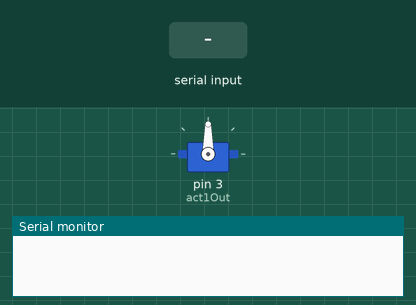
Recording of a sketch running on a simulated Arduino Uno, built with avr-gcc and run on an emulated ATmega328P. Parts: servo, the last lines printed to the serial monitor. Inputs (shaded band) come from the test bench.

Above: at 1.2 s.
1.3 s: "90,45\n" received over Serial
At 2.9 s:
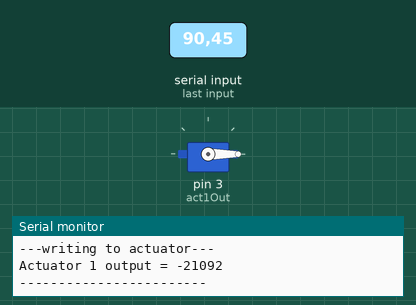
3.2 s: "30,150\n" received over Serial
At 4.9 s:
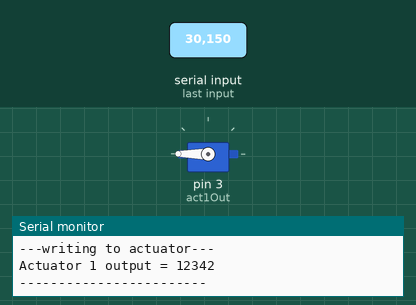
5.2 s: "90\n" received over Serial
At 6.1 s:
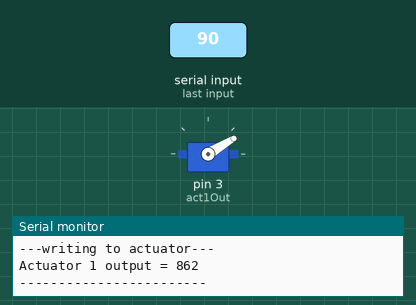
7.0 s: "200\n" received over Serial
At 7.8 s:
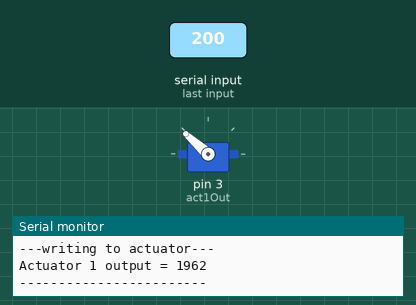
Timing chart, 0 to 9.8 s (numbered marks = the images above; inputs shaded):
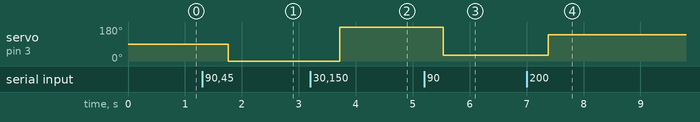

Measured:
- after the input at 1.3 s, servo on pin 3 (act1Out): 90° → 0° after 0.46 s
- after the input at 3.2 s, servo on pin 3 (act1Out): 0° → 180° after 0.51 s
- after the input at 5.2 s, servo on pin 3 (act1Out): 180° → 31° after 0.34 s
- after the input at 7.0 s, servo on pin 3 (act1Out): 31° → 138° after 0.38 s

The sketch:

servo_instant_control.ino
```cpp
// want to read in a decimal number of an arbitrary amount of digits, up to some Arduino-specified maximum
#include <Servo.h>


int maxDigits = 8; // max number of accepted digits

int incomingDigits = 0; // counter for digits
boolean numFill = false;

int serialOld = -1; // init
int serialNew = 0; // init
boolean waitData = true; // if waiting for data on stream; init
int serialBufferDelay = 5; // ms to wait inbetween bytes transferred (can be tuned)

// actuator stuff - assuming servo

Servo act1;
int act1Out = 3;

void setup()
{
  Serial.begin(9600);     // opens serial port, sets data rate to 9600 bps

  act1.attach(act1Out);
  act1.write(90);
}

void loop()
{
  // only accept numbers of given digit length

  while (Serial.available() > 0 && waitData) // trigger when the first byte of a stream comes into the buffer (arduino runs so fast it only sees the first byte
  {

    // update the last count of bytes available from arduino's point of view (it runs really fast)
    serialNew = Serial.available(); // check the buffer (will return 1 on first byte before the others have arrived
    Serial.print("serialNew = ");
    Serial.println(serialNew);

    if (serialNew == serialOld) // serial
    {
      waitData = false; // done waiting on the computer, no more bytes sent within timeout period
      Serial.println("Stream buffer timed out. No more bytes in queue.");
    }

    else
    {
      serialOld = serialNew; // store value of the new Serial.available() in serialOld
    }

    delay(serialBufferDelay); // wait for new byte to come in at 9600 baud

  }

  if (serialNew > 0)
  {
    incomingDigits = serialNew;
    serialNew = 0; // reset
    waitData = true; // reset
    serialOld = -1; // reset; can be 0 as well (I think)
  }


  if ((incomingDigits > 0) && (incomingDigits <= maxDigits))
  {
    Serial.println("---Acceptable input received---");
    Serial.print("incomingDigits = ");
    Serial.println(incomingDigits);

    int digitwiseNum[incomingDigits];
    //numFill = true;

    for (int i = 0; i < incomingDigits; i++) // could also do while (Serial.available() > 0), but I want that counter in
    {
      // fill the array
      digitwiseNum[i] = Serial.read() - 48;  // encoding?
      Serial.print("digitwiseNum[i] = ");
      Serial.println(digitwiseNum[i]);
    }

    // serial buffer should be empty

    // must pass both the digitwiseNum array AND its member size to the parse function
    // passing an array to a function in C++ is by reference by default, and a POINTER is passed instead
    // using the sizeof function inside that function returns the size of the array pointer in bytes (2 bytes)
    // therefore, calling sizeof(incomingArray) in the parse function below ALWAYS returned 2 and caused serious problems.
    int output = parse(digitwiseNum, sizeof(digitwiseNum)/sizeof(int));

    // print the number
    Serial.println("---writing to actuator---");
    Serial.print("Actuator 1 output = ");
    Serial.println(output);
    Serial.println("------------------------");

    act1.write(output); // rounding error exists - see parse function below for details

  }

  incomingDigits = 0; // reset
}

int parse(int numArray[], int numDigits)
{
  // declare holder variable for total
  int outputNum = 0;
  // find size of incoming digitwise array and use that as control counter

  Serial.println("---parse function output---");

  Serial.print("numDigits = ");
  Serial.println(numDigits);

  // loop through all the digits
  for (int j = 0; j < numDigits; j++)
  {
    // ex. 123 is stored as array[0]=1, array[1]=2, array[2]=3
    // want to multiply MSB (1, array[0]) by 10^2
    // but 2 here is # of digits - 1
    // and the power of 10 decreases by 1 every digit
    // at j = 1 (second run), array[1] * 10^(3 - 1 - 1) = 2*10^1
    // eventually it should hit 0, which means multiplying by 1
    // debug
    Serial.print("numArray[j] = ");
    Serial.println(numArray[j]);
    outputNum += numArray[j] * pow(10, numDigits - 1 - j); // EXHIBITS ROUNDING ERROR, CAUTION!
  }
  return outputNum;
}

//void loop() {


        //if (Serial.available() >// 0) {

              //incomingByte = Serial.parseInt();
              //incomingByte = Serial.parseInt();

             //Serial.print("I received: ");
             // Serial.print(Serial.read() - 48);
             // Serial.print(incomingByte, DEC);
              //Serial.print("\n");
      //}
//}
```
